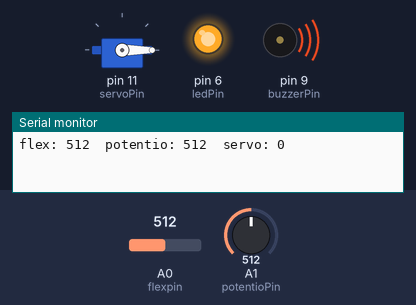
Bench run of a sketch on a simulated Arduino Uno, built with avr-gcc and run on an emulated ATmega328P. On the bench: servo, output pins drawn as LEDs (lit = HIGH), buzzer (waves = sounding), the last lines printed to the serial monitor. Dashed ring = blinking. The inputs (shaded band) are chosen by the test bench; at power-on: A0 (flexpin) = 512, A1 (potentioPin) = 512.

Above: at 1.9 s.
2.0 s: A0 (flexpin) set to 910
At 3.4 s:
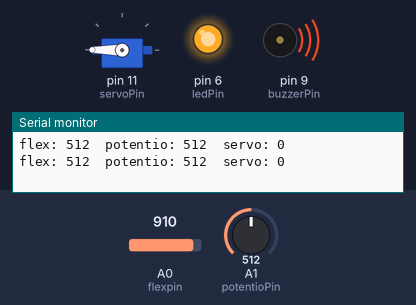
5.8 s: A1 (potentioPin) set to 0
At 8.3 s:
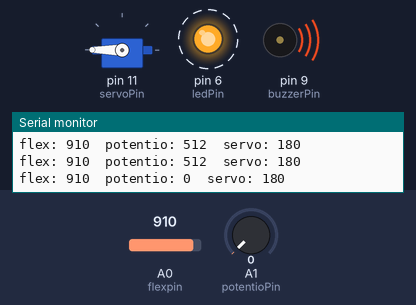
10.1 s: A0 (flexpin) set to 886
At 11.4 s:
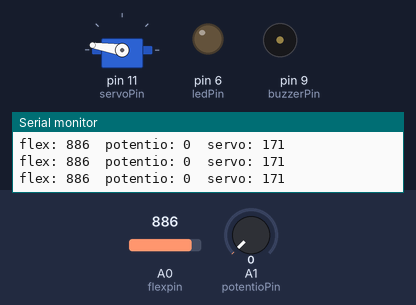
12.3 s: A1 (potentioPin) set to 122
At 13.1 s:
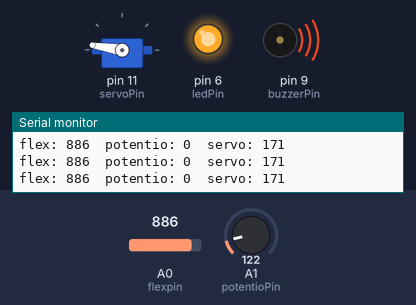
16.0 s: A0 (flexpin) set to 716
At 17.5 s:
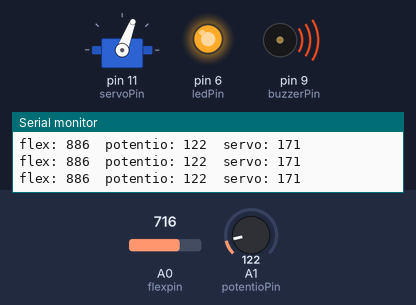
20.3 s: A1 (potentioPin) set to 0
At 22.5 s:
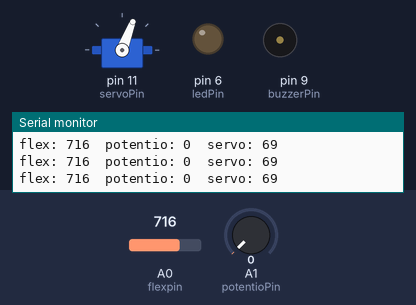
Timing chart, 0 to 23.6 s (numbered marks = the images above; inputs shaded):
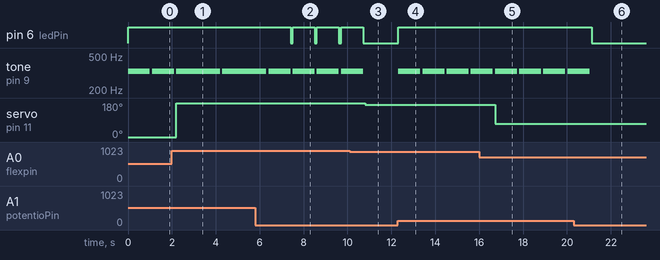

Measured:
- the behaviour switches between 901 and 900 on A0 (flexpin) (found by bisection; images 2 and 3)
- after the input at 2.0 s, tone on pin 9 (buzzerPin): 330 Hz → silent after 2.2 s, → 330 Hz 0.10 s later; servo on pin 11 (servoPin): 0° → 180° after 0.20 s
- after the input at 5.8 s, pin 6 (ledPin): alternates HIGH for 1.0 s and LOW for 0.10 s, starting after 1.6 s; tone on pin 9 (buzzerPin): alternates 330 Hz for 1.0 s and silent for 0.10 s, starting after 1.6 s
- after the input at 10.1 s, pin 6 (ledPin): goes on until 10.7 s, then stays LOW; tone on pin 9 (buzzerPin): goes on until 10.7 s, then stays silent; servo on pin 11 (servoPin): 180° → 171° after 0.71 s
- after the input at 12.3 s, pin 6 (ledPin): LOW → HIGH at once; tone on pin 9 (buzzerPin): alternates 330 Hz for 1.0 s and silent for 0.10 s, starting at once
- after the input at 16.0 s, servo on pin 11 (servoPin): 171° → 69° after 0.73 s
- after the input at 20.3 s, pin 6 (ledPin): HIGH → LOW after 0.83 s; tone on pin 9 (buzzerPin): goes on until 21.0 s, then stays silent

The sketch:

Circ09_Prak4.ino
```cpp
// Include the servo library to add servo-control functions:

#include <Servo.h>

// Create a servo "object", called servo1. Each servo object
// controls one servo (you can have a maximum of 12):

Servo servo1;

// Define the analog input pin to measure flex sensor position:

const int flexpin = 0;
#define buzzerPin 9
#define ledPin 6
#define servoPin 11
#define potentioPin A1


void setup()
{
  // Use the serial monitor window to help debug our sketch:

  Serial.begin(9600);

  // Enable control of a servo on pin 9:

  servo1.attach(servoPin); //servo
  pinMode(buzzerPin, OUTPUT);//buzzer
  pinMode(ledPin, OUTPUT);//led indicator when singing a note
}


void loop()
{
  int flexposition;    // Input value from the analog pin.
  int servoposition;   // Output value to the servo.
  int sensorValue;

  // Read the voltage from the softpot (0-1023)

  sensorValue = analogRead(potentioPin);

  // Read the position of the flex sensor (0 to 1023):

  flexposition = analogRead(flexpin);

  // Because the voltage divider circuit only returns a portion
  // of the 0-1023 range of analogRead(), we'll map() that range
  // to the servo's range of 0 to 180 degrees. The flex sensors
  // we use are usually in the 600-900 range:

  servoposition = map(flexposition, 600, 900, 0, 180);
  servoposition = constrain(servoposition, 0, 180);

  // Now we'll command the servo to move to that position:

  servo1.write(servoposition);
  if(flexposition >900){
    digitalWrite(ledPin, HIGH); //led
    //digitalWrite(buzzerPin, HIGH); //buzzer
    tone(buzzerPin, 330, 1000);
    delay(1000);            // wait for tone to finish
   } else {
    digitalWrite(ledPin, LOW);
    digitalWrite(buzzerPin, LOW);
  }

  if(sensorValue > 0){
    digitalWrite(ledPin, HIGH); //led
    tone(buzzerPin, 330, 1000);
    delay(1000);            // wait for tone to finish
  } else {
    digitalWrite(ledPin, LOW); //led
  }

  // Because every flex sensor has a slightly different resistance,
  // the 600-900 range may not exactly cover the flex sensor's
  // output. To help tune our program, we'll use the serial port to
  // print out our values to the serial monitor window:

  Serial.print("flex: ");
  Serial.print(flexposition);
  Serial.print("  potentio: ");
  Serial.print(sensorValue);
  Serial.print("  servo: ");
  Serial.println(servoposition);

  // Note that all of the above lines are "print" except for the
  // last line which is "println". This puts everything on the
  // same line, then sends a final carriage return to move to
  // the next line.

  // After you upload the sketch, turn on the serial monitor
  // (the magnifying-glass icon to the right of the icon bar).
  // You'll be able to see the sensor values. Bend the flex sensor
  // and note its minimum and maximum values. If you replace the
  // 600 and 900 in the map() function above, you'll exactly match
  // the flex sensor's range with the servo's range.

  delay(100);  // wait 20ms between servo updates
}
```
